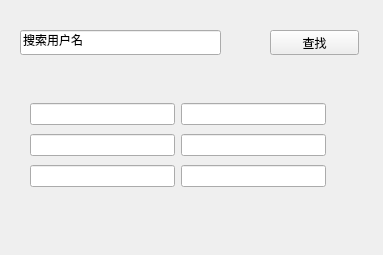
<?xml version="1.0" encoding="UTF-8"?>
<ui version="4.0">
 <class>sevenform</class>
 <widget class="QWidget" name="sevenform">
  <property name="geometry">
   <rect>
    <x>0</x>
    <y>0</y>
    <width>383</width>
    <height>255</height>
   </rect>
  </property>
  <property name="windowTitle">
   <string>Form</string>
  </property>
  <widget class="QPushButton" name="pushButton">
   <property name="geometry">
    <rect>
     <x>270</x>
     <y>30</y>
     <width>89</width>
     <height>25</height>
    </rect>
   </property>
   <property name="text">
    <string>查找</string>
   </property>
  </widget>
  <widget class="QLineEdit" name="lineEdit">
   <property name="geometry">
    <rect>
     <x>20</x>
     <y>30</y>
     <width>201</width>
     <height>25</height>
    </rect>
   </property>
   <property name="text">
    <string>搜索用户名</string>
   </property>
  </widget>
  <widget class="QWidget" name="">
   <property name="geometry">
    <rect>
     <x>30</x>
     <y>100</y>
     <width>296</width>
     <height>91</height>
    </rect>
   </property>
   <layout class="QHBoxLayout" name="horizontalLayout">
    <item>
     <layout class="QVBoxLayout" name="verticalLayout">
      <item>
       <widget class="QLineEdit" name="lineEdit_3"/>
      </item>
      <item>
       <widget class="QLineEdit" name="lineEdit_4"/>
      </item>
      <item>
       <widget class="QLineEdit" name="lineEdit_2"/>
      </item>
     </layout>
    </item>
    <item>
     <layout class="QVBoxLayout" name="verticalLayout_2">
      <item>
       <widget class="QLineEdit" name="lineEdit_5"/>
      </item>
      <item>
       <widget class="QLineEdit" name="lineEdit_6"/>
      </item>
      <item>
       <widget class="QLineEdit" name="lineEdit_7"/>
      </item>
     </layout>
    </item>
   </layout>
  </widget>
 </widget>
 <resources/>
 <connections/>
</ui>
